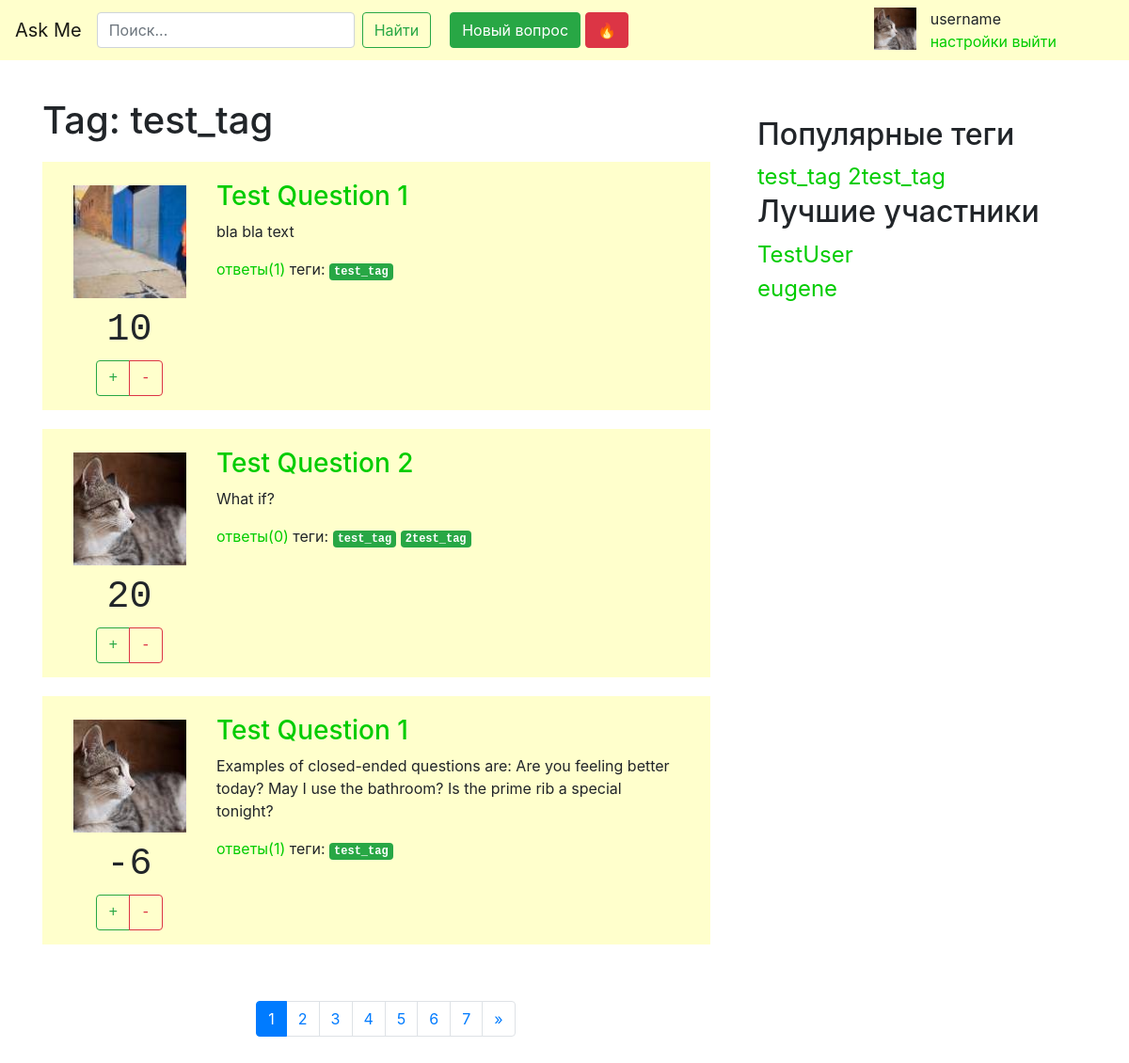
The page /tag/test_tag/ on the database its author committed.
### questions/models.py (models this page shows, shortened)
class Tag(models.Model):
	word = models.CharField(max_length=20)

class Question(models.Model):
	author = models.ForeignKey(User, on_delete=models.CASCADE)
	title = models.CharField(max_length=120)
	text = models.TextField(max_length=500)
	rating = models.IntegerField(default=0)
	date = models.DateTimeField()
	tags = models.ManyToManyField(Tag)
	objects = QuestionManager()

class Profile(models.Model):
	nickname = models.CharField(max_length=20)
	avatar = models.ImageField()
	date = models.DateTimeField()
	rating = models.IntegerField(default=0)
	user = models.OneToOneField(
        User,
        on_delete=models.CASCADE,
    )

class Answer(models.Model):
	author = models.ForeignKey(User, on_delete=models.CASCADE)
	text = models.TextField(max_length=500)
	rating = models.IntegerField(default=0)
	correct = models.BooleanField(default=False)
	date = models.DateTimeField()
	question = models.ForeignKey(Question, blank=True, null=True, on_delete=models.CASCADE)

### questions/views.py (the view)
# urls.py: path('tag/<search_tag>/', views.tag, name='tag'),
def tag(request, search_tag):
	questions = Question.objects.by_tag(search_tag)
	questions = paginate(questions, request)
	context = {'search_tag': search_tag, 'questions': questions}
	return render(request, "by_tag.html", context)

### questions/models.py (called while the page is built)
	def by_tag(self, tagw):
		result_list = Question.objects.filter(tags__word=tagw)
		return result_list

### questions/templatetags/question_extras.py (called while the page is built)
@register.inclusion_tag('subtemplates/popular_tags.html')
def show_popular_tags():
	tags = Tag.objects.all()[:10]
	return {'tags': tags}

@register.inclusion_tag('subtemplates/best_users.html')
def show_best_users():
	profiles = Profile.objects.order_by('-rating')[:5]
	return {'profiles': profiles}

### questions/views.py (called while the page is built)
def paginate(objects_list, request):
    paginator = Paginator(objects_list, 3)
    objects_page = request.GET.get('page')
    if not objects_page or not objects_page.isdigit() or (int(objects_page) < 1) or (int(objects_page) > paginator.num_pages):
    		objects_page = 1
    objects_list = paginator.get_page(objects_page)
    return objects_list

### templates/by_tag.html
{% extends "base.html" %}
{% load static %}
{% block content %}
<div class="title">
  <h1>Tag: {{ search_tag }}</h1>
</div>
{% if questions %}
    {% for question in questions %}
      <div class="row question-list-item">
      {% include "subtemplates/question_body.html" %}
      </div>
    {% endfor %}
{% else %}
    <p>No questions are available.</p>
{% endif %}
{% include "subtemplates/paginator.html" %}
{% endblock %}

### templates/subtemplates/question_body.html (shortened to what this page needs)
{% load static %}
  <div class="col-md-3" style="padding-left: 0px; font-family: monospace">
   <div class="container centered" style="padding-top: 10px; text-align: center">
     <div class="row">
      <div class="thumbnail">
        <img src="{{ question.author.profile.avatar.url }}" alt="123" height="100%"></img>
      </div>
     </div>
    <div class="row nopadding" style="padding-bottom: 10px"></div>
    <div class="col">
      <h1>{{ question.rating }}</h1>
    </div>
    <div class="col">
      <div class="btn-group" role="group" aria-label="likes">
        <button type="button" class="btn btn-outline-success">+</button>
        <button type="button" class="btn btn-outline-danger">-</button>
      </div>
    </div>
    </div>
  </div>
<div class="col-md-9 question-padding">
  <h3><a href="{% url 'question' question_id=question.id %}">{{ question.title }}</a></h3>
  <p>{{ question.text }}</p>
  <a href="{% url 'question' question_id=question.id %}">ответы({{ question.answer_set.all|length }})</a>
  теги:
   {% for tag in question.tags.all %}
  <span class="badge badge-success asktag">
    <a href="{% url 'tag' search_tag=tag.word %}">
      {{ tag.word }}
    </a>
  </span>
  {% endfor %}
</div>

### templates/subtemplates/popular_tags.html
{% for cur_tag in tags %}
<a href="{% url 'tag' search_tag=cur_tag.word %}">{{ cur_tag.word }}</a>
{% endfor %}

### templates/subtemplates/best_users.html
{% for profile in profiles %}
<a href="">{{ profile.nickname }}</a><br>
{% endfor %}

### static/css/myquestions.css (style rules this page uses)
html { position: relative; min-height: 100%; }
body { margin-bottom: 60px; }
a { color: #00cc00; transition: 0.1s linear; }
.centered { text-align: center; }
.nopadding { padding: 0px 0px 0; margin: 0px 0px 0; }
.question-list-item { margin-top: 20px; background-color: #ffffcc; padding: 15px; margin-left: 0px; margin-right: 20px; }
.asktag { padding-left: 5px; padding-right: 5px; font-weight: 600; font-family: monospace; }
span.asktag > a { color:#ffffff; }
.question-padding { padding-left: 0px; padding-top: 5px; }
.thumbnail { width: 120px; height: 120px; display:block; margin:auto; }

### rows shown on the page
Tag: word "test_tag"
Question: author.profile.avatar (picture), rating "10", title "Test Question 1", text "bla bla text", answer_set.all|length "1"
Question: author.profile.avatar (picture), rating "20", title "Test Question 2", text "What if?", answer_set.all|length "0"
Tag: word "2test_tag"
Question: author.profile.avatar (picture), rating "-6", title "Test Question 1", text "Examples of closed-ended questions are: Are you feeling better today? May I use the bathroom? Is the prime rib a special tonight?", answer_set.all|length "1"
Profile: nickname "TestUser"
Profile: nickname "eugene"

### other values the page prints
{{ i }} "1"
{{ i }} "2" "3" "4" "5" "6" "7"
